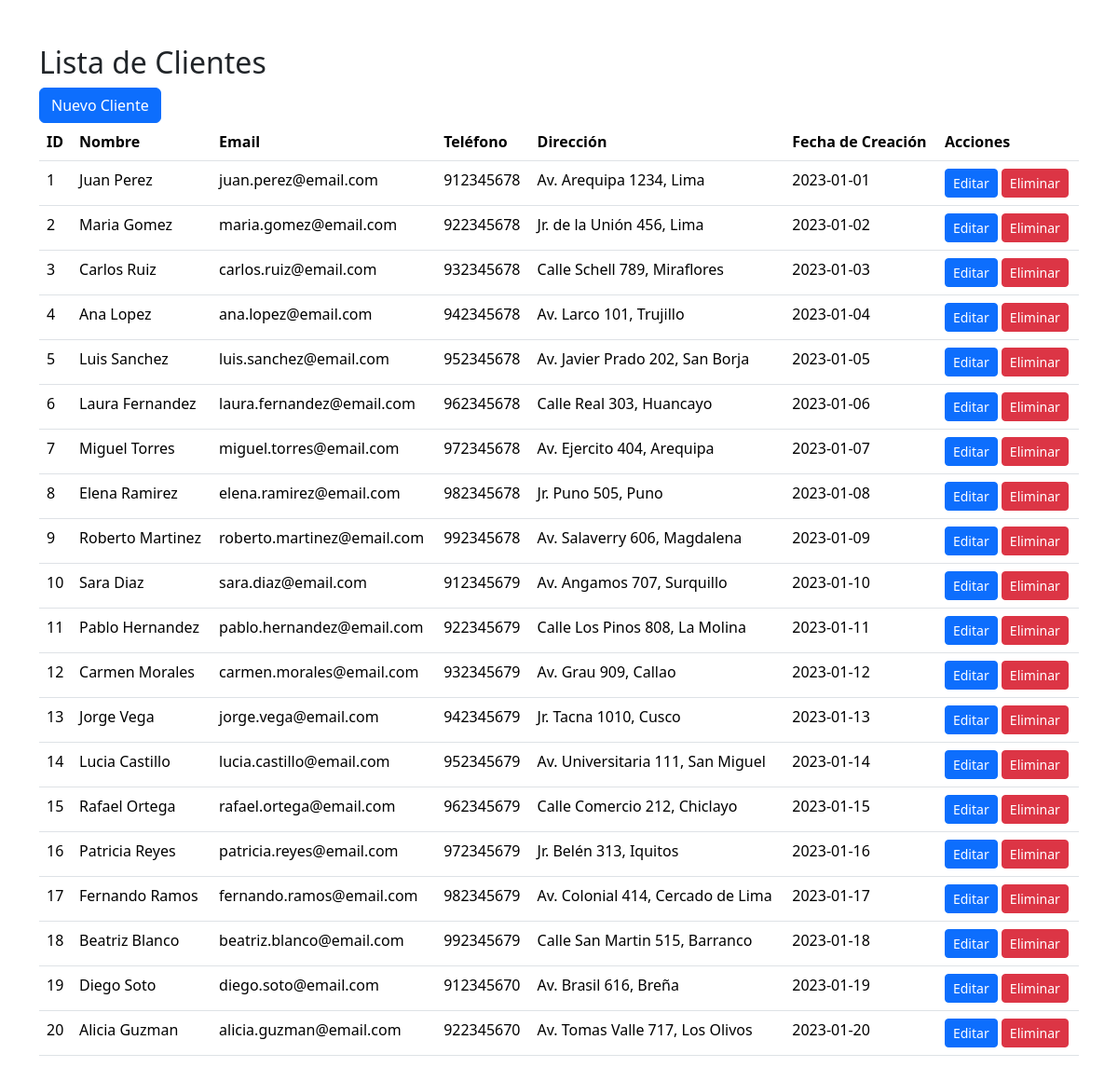
The app's page /php_conexion_crud/index.php with its own data.
### tables this page shows
CREATE TABLE `cliente` (
  `ID` int(11) NOT NULL,
  `NOMBRE` varchar(100) NOT NULL,
  `EMAIL` varchar(100) NOT NULL,
  `TELEFONO` char(9) NOT NULL,
  `DIRECCION` varchar(100) NOT NULL,
  `FECHACREACION` date NOT NULL
);

### php_conexion_crud/index.php (the view, shortened to what this page needs)
<!DOCTYPE html>
<html lang="en">
<head>
    <link rel="stylesheet" href="https://cdn.jsdelivr.net/npm/bootstrap@5.3.3/dist/css/bootstrap.min.css">
</head>
<body>
    <div class="container my-5">
        <h2>Lista de Clientes</h2>
        <a class='btn btn-primary' href='añadir.php' name='btnañadir'>Nuevo Cliente</a>
        <br>
        <table class="table">
            <thead>
                <tr>
                    <th>ID</th>
                    <th>Nombre</th>
                    <th>Email</th>
                    <th>Teléfono</th>
                    <th>Dirección</th>
                    <th>Fecha de Creación</th>
                    <th>Acciones</th>
                </tr>
            </thead>
            <tbody>
                <?php
                include "Conexion/conexion.php";
                $result = $connection->query("SELECT * FROM cliente");
                while ($row = $result->fetch_assoc()) {
                    $id = htmlspecialchars($row['ID']);
                    $nombre = htmlspecialchars($row['NOMBRE']);
                    $email = htmlspecialchars($row['EMAIL']);
                    $telefono = htmlspecialchars($row['TELEFONO']);
                    $direccion = htmlspecialchars($row['DIRECCION']);
                    $fechacreacion = htmlspecialchars($row['FECHACREACION']);
                    ?>
                    <tr>
                        <td><?= $id; ?></td>
                        <td><?= $nombre; ?></td>
                        <td><?= $email; ?></td>
                        <td><?= $telefono; ?></td>
                        <td><?= $direccion; ?></td>
                        <td><?= $fechacreacion; ?></td>
                        <td>
                            <a class='btn btn-primary btn-sm' href='editar.php?id=<?= $id; ?>' name="btnEditar">Editar</a>
                            <a onclick="return eliminar()" class='btn btn-danger btn-sm' href='index.php?id=<?= $id; ?>' name='btneliminar' value="ok">Eliminar</a>
                        </td>
                    </tr>
                <?php
                }
                ?>
            </tbody>
        </table>
    </div>
</body>
</html>

### records on screen
cliente: ID "1", NOMBRE "Juan Perez", EMAIL "juan.perez@email.com", TELEFONO "912345678", DIRECCION "Av. Arequipa 1234, Lima", FECHACREACION "2023-01-01"
cliente: ID "2", NOMBRE "Maria Gomez", EMAIL "maria.gomez@email.com", TELEFONO "922345678", DIRECCION "Jr. de la Unión 456, Lima", FECHACREACION "2023-01-02"
cliente: ID "3", NOMBRE "Carlos Ruiz", EMAIL "carlos.ruiz@email.com", TELEFONO "932345678", DIRECCION "Calle Schell 789, Miraflores", FECHACREACION "2023-01-03"
cliente: ID "4", NOMBRE "Ana Lopez", EMAIL "ana.lopez@email.com", TELEFONO "942345678", DIRECCION "Av. Larco 101, Trujillo", FECHACREACION "2023-01-04"
cliente: ID "5", NOMBRE "Luis Sanchez", EMAIL "luis.sanchez@email.com", TELEFONO "952345678", DIRECCION "Av. Javier Prado 202, San Borja", FECHACREACION "2023-01-05"
cliente: ID "6", NOMBRE "Laura Fernandez", EMAIL "laura.fernandez@email.com", TELEFONO "962345678", DIRECCION "Calle Real 303, Huancayo", FECHACREACION "2023-01-06"
cliente: ID "7", NOMBRE "Miguel Torres", EMAIL "miguel.torres@email.com", TELEFONO "972345678", DIRECCION "Av. Ejercito 404, Arequipa", FECHACREACION "2023-01-07"
cliente: ID "8", NOMBRE "Elena Ramirez", EMAIL "elena.ramirez@email.com", TELEFONO "982345678", DIRECCION "Jr. Puno 505, Puno", FECHACREACION "2023-01-08"
cliente: ID "9", NOMBRE "Roberto Martinez", EMAIL "roberto.martinez@email.com", TELEFONO "992345678", DIRECCION "Av. Salaverry 606, Magdalena", FECHACREACION "2023-01-09"
cliente: ID "10", NOMBRE "Sara Diaz", EMAIL "sara.diaz@email.com", TELEFONO "912345679", DIRECCION "Av. Angamos 707, Surquillo", FECHACREACION "2023-01-10"
cliente: ID "11", NOMBRE "Pablo Hernandez", EMAIL "pablo.hernandez@email.com", TELEFONO "922345679", DIRECCION "Calle Los Pinos 808, La Molina", FECHACREACION "2023-01-11"
cliente: ID "12", NOMBRE "Carmen Morales", EMAIL "carmen.morales@email.com", TELEFONO "932345679", DIRECCION "Av. Grau 909, Callao", FECHACREACION "2023-01-12"
cliente: ID "13", NOMBRE "Jorge Vega", EMAIL "jorge.vega@email.com", TELEFONO "942345679", DIRECCION "Jr. Tacna 1010, Cusco", FECHACREACION "2023-01-13"
cliente: ID "14", NOMBRE "Lucia Castillo", EMAIL "lucia.castillo@email.com", TELEFONO "952345679", DIRECCION "Av. Universitaria 111, San Miguel", FECHACREACION "2023-01-14"
cliente: ID "15", NOMBRE "Rafael Ortega", EMAIL "rafael.ortega@email.com", TELEFONO "962345679", DIRECCION "Calle Comercio 212, Chiclayo", FECHACREACION "2023-01-15"
cliente: ID "16", NOMBRE "Patricia Reyes", EMAIL "patricia.reyes@email.com", TELEFONO "972345679", DIRECCION "Jr. Belén 313, Iquitos", FECHACREACION "2023-01-16"
cliente: ID "17", NOMBRE "Fernando Ramos", EMAIL "fernando.ramos@email.com", TELEFONO "982345679", DIRECCION "Av. Colonial 414, Cercado de Lima", FECHACREACION "2023-01-17"
cliente: ID "18", NOMBRE "Beatriz Blanco", EMAIL "beatriz.blanco@email.com", TELEFONO "992345679", DIRECCION "Calle San Martin 515, Barranco", FECHACREACION "2023-01-18"
cliente: ID "19", NOMBRE "Diego Soto", EMAIL "diego.soto@email.com", TELEFONO "912345670", DIRECCION "Av. Brasil 616, Breña", FECHACREACION "2023-01-19"
cliente: ID "20", NOMBRE "Alicia Guzman", EMAIL "alicia.guzman@email.com", TELEFONO "922345670", DIRECCION "Av. Tomas Valle 717, Los Olivos", FECHACREACION "2023-01-20"
